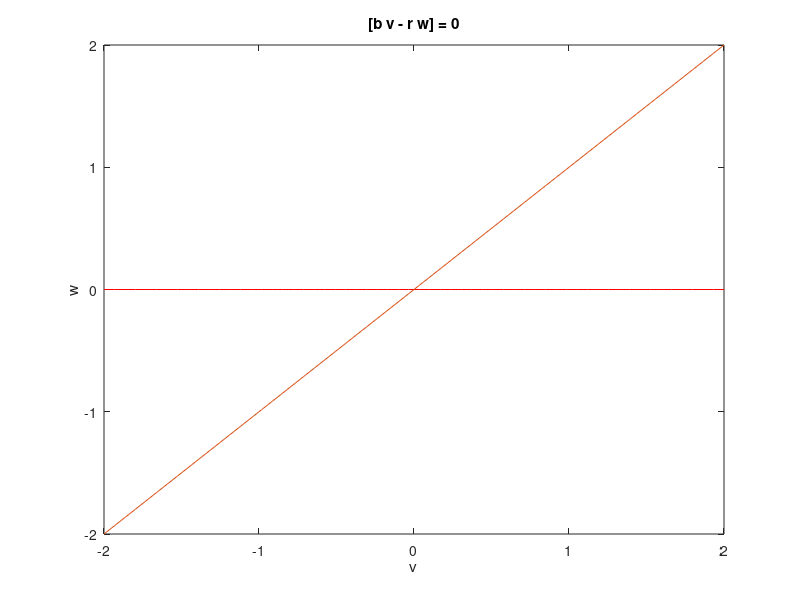
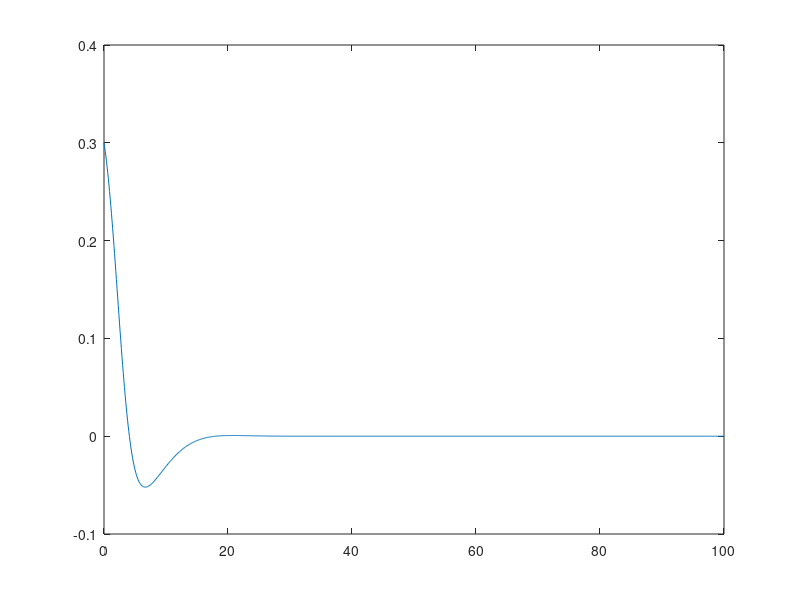
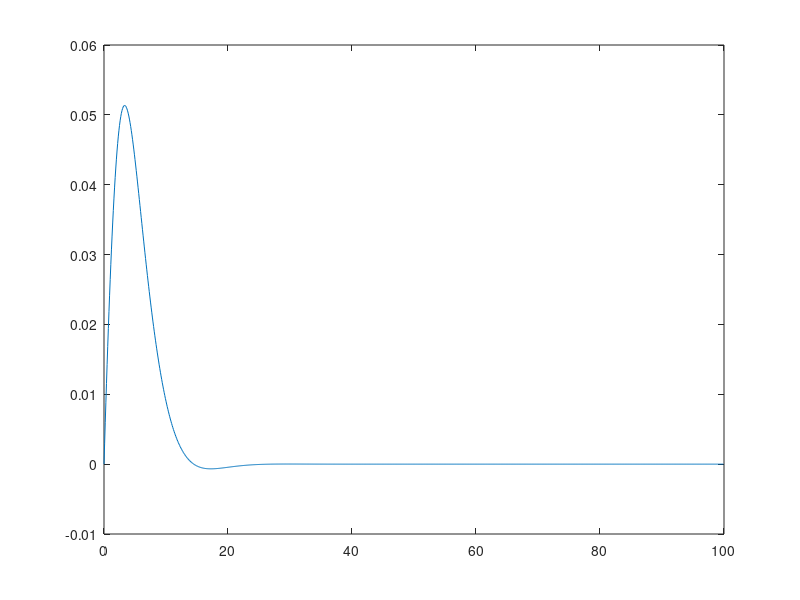
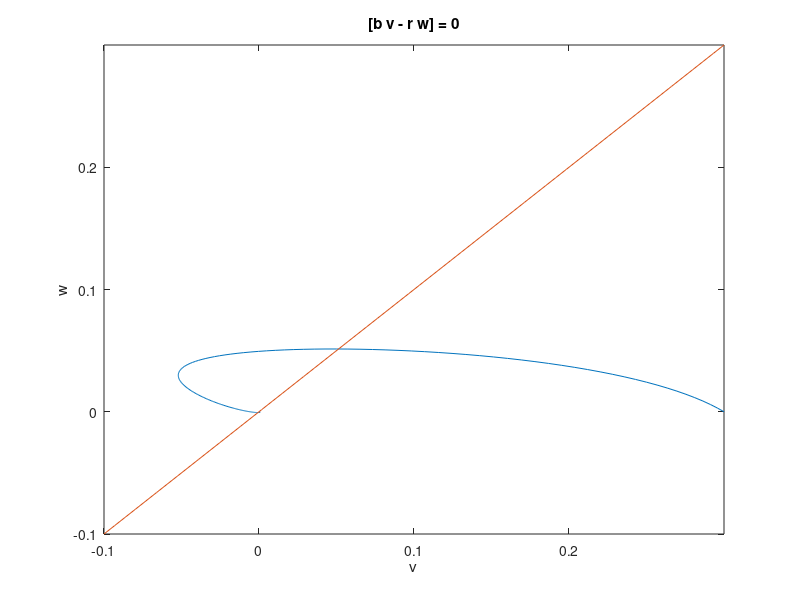

Here is the MATLAB script that generated these plots, in order:
a=0.5;
b=0.1;
r=0.1;

g=@(v,w)[b*v-r*w]; %w nullcline
F=@(v,w)[v*(a-v)*(v-1)-w]; %v nullcline

figure('Name','Phase Plot, Case 1');
ez1=ezplot(F, [-2,2,-2,2]);
hold on
ezplot(g,[-2,2,-2,2])
set(ez1,'color',[1 0 0]) 

%Euler's forward integration
%v(0)<a and w(0)=0
v(1)=0.3;
w(1)=0;
t(1)=0;
h=0.1;
for s=2:1000
    v(s)=v(s-1)+(v(s-1)*(a-v(s-1))*(v(s-1)-1)-w(s-1))*h;
    w(s)=w(s-1)+(b*v(s-1)-r*w(s-1))*h;
    t(s)=t(s-1) + h;
end
%trajectory
figure('Name', 'V(t) vs T, case 1-i');
plot(t,v)

figure('Name', 'W(t) vs T, case 1-i');
plot(t,w)

figure('Name', 'Trajectory, case 1-i');
plot(v,w);
hold on
ez1=ezplot(F,[-0.1,0.3,-0.1,0.3]);
hold on
ezplot(g,[-0.1,0.3,-0.1,0.3]);
set(ez1,'color',[1 0 0]) 

%Euler's forward integration
%v(0)>a and w(0)=0
v(1)=0.6;
w(1)=0;
t(1)=0;
h=0.1;
for s=2:1000
    v(s)=v(s-1)+(v(s-1)*(a-v(s-1))*(v(s-1)-1)-w(s-1))*h;
    w(s)=w(s-1)+(b*v(s-1)-r*w(s-1))*h;
    t(s)=t(s-1) + h;
end
%trajectory
figure('Name', 'V(t) vs T, case 1-ii');
plot(t,v)

figure('Name', 'W(t) vs T, case 1-ii');
plot(t,w)

figure(7)
plot (v,w)

figure('Name', 'Trajectory, case 1-ii');
plot(v,w);
hold on
ez1=ezplot(F,[-0.2,0.6,-0.1,0.3]);
hold on
ezplot(g,[-0.2,0.6,-0.1,0.3]);
set(ez1,'color',[1 0 0]) 
    